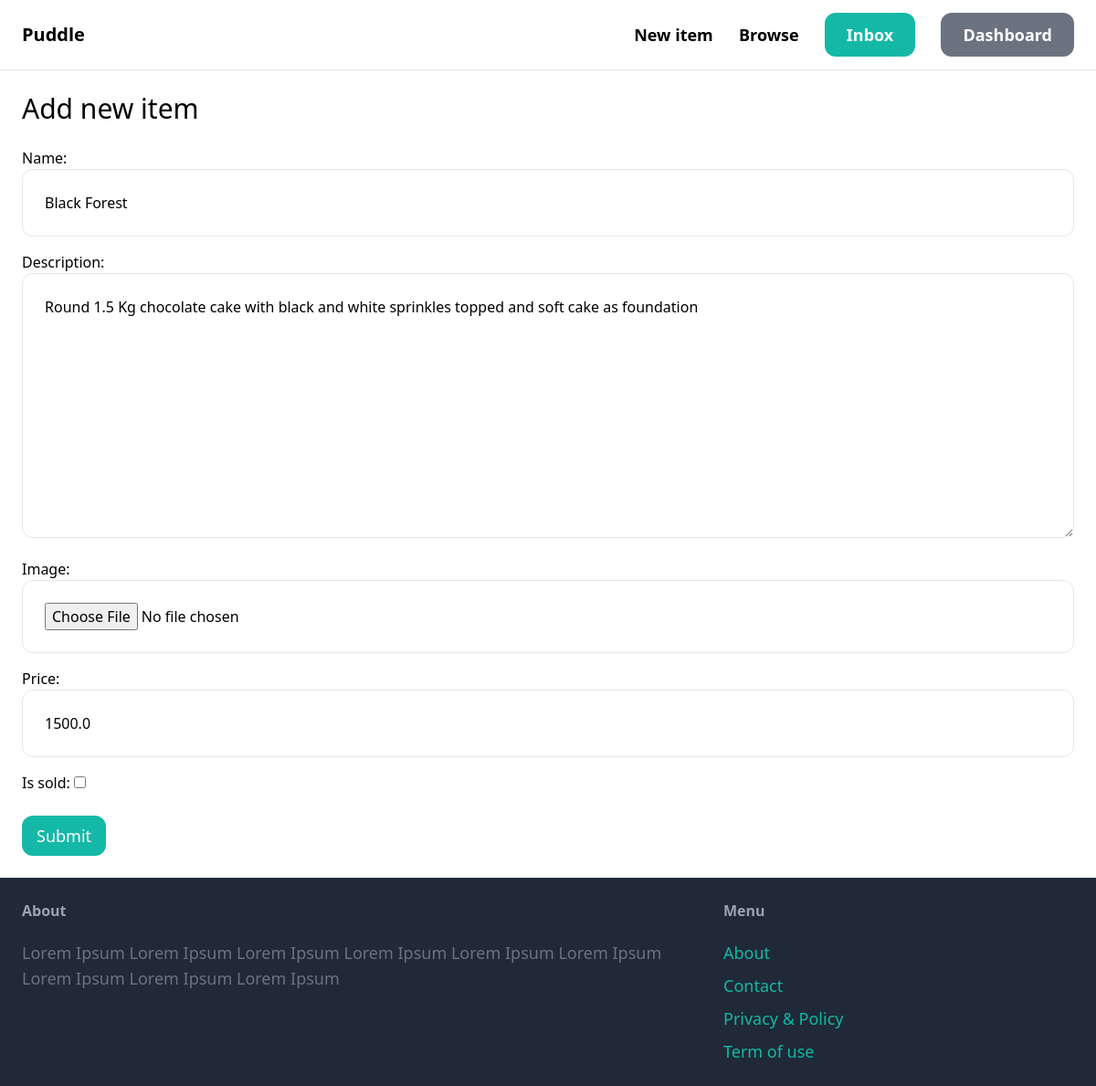
/items/1/edit/ (signed in), run on an earlier commit of the app's database.
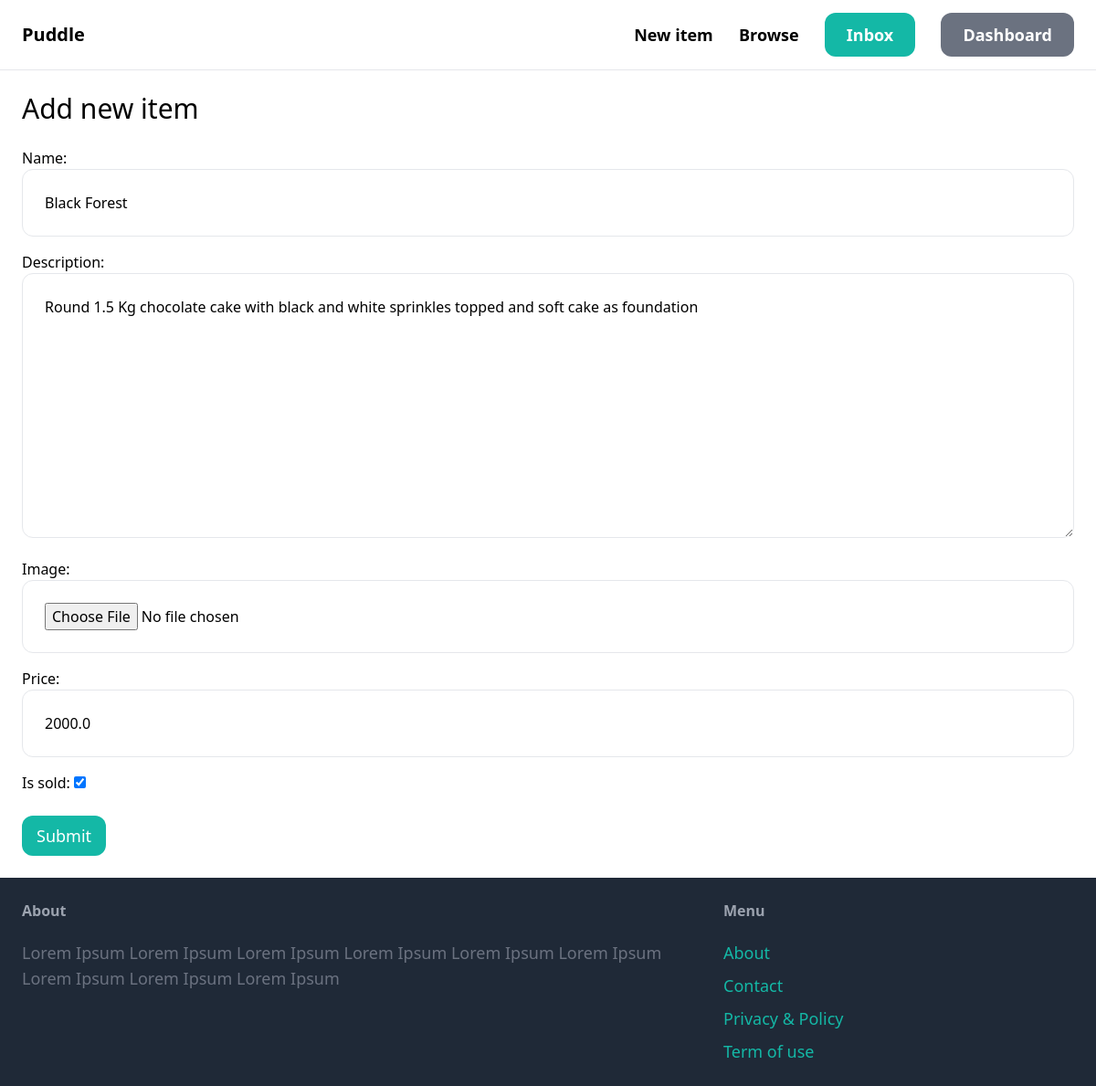
And on a later commit of the database.
### item/models.py (models this page shows, shortened)
class Item(models.Model):
    class Meta:
        ordering = ("name",)
        verbose_name_plural = "Items"
    name = models.CharField(max_length=200)
    description = models.TextField(blank=True, null=True)
    price = models.FloatField()
    image = models.ImageField(upload_to="item_images", blank=True, null=True)
    is_sold = models.BooleanField(default=False)
    created_at = models.DateTimeField(auto_now_add=True)
    created_by = models.ForeignKey(User, related_name="items", on_delete=models.CASCADE)
    category = models.ForeignKey(
        Category, related_name="items", on_delete=models.CASCADE, default=None
    )

### item/views.py (the view)
# urls.py: path("<int:pk>/edit/", views.edit_item, name="edit"),
@login_required
def edit_item(request, pk):
    item = get_object_or_404(Item, pk=pk, created_by=request.user)
    if request.method == "POST":
        form = EditItemForm(request.POST, request.FILES, instance=item)
        if form.is_valid():
            item.save()
            return redirect("item:detail", pk=item.id)
    else:
        form = EditItemForm(instance=item)
    return render(request, "item/form.html", {"form": form, "title": "Add new item"})

### item/forms.py
class EditItemForm(forms.ModelForm):
    class Meta:
        model = Item
        fields = (
            "name",
            "description",
            "image",
            "price",
            "is_sold",
        )
        widgets = {
            "name": forms.TextInput(
                attrs={"class": INPUT_CLASS, "placeholder": "Enter item name"}
            ),
            "description": forms.Textarea(
                attrs={"class": INPUT_CLASS, "placeholder": "Enter item description"}
            ),
            "image": forms.FileInput(
                attrs={"class": INPUT_CLASS, "placeholder": "Upload item image"}
            ),
            "price": forms.NumberInput(
                attrs={"class": INPUT_CLASS, "placeholder": "Enter item price"}
            ),
        }

### item/templates/item/form.html (shortened to what this page needs)
{% extends 'core/base.html' %}
{% block content %}
  <h1 class="mb-6 text-3xl">{{ title }}</h1>
  <form action="#" method="post" enctype="multipart/form-data">
    <div class="space-y-4">{{ form.as_p }}</div>
    <button class="px-4 py-2 mt-6 text-lg bg-teal-500 rounded-xl text-white hover:bg-teal-700">Submit</button>
  </form>
{% endblock %}

What changed in the data, as far as the page shows it:
changed Item "Black Forest": price "1500.0" → "2000.0"; is_sold "☐" → "☑"
